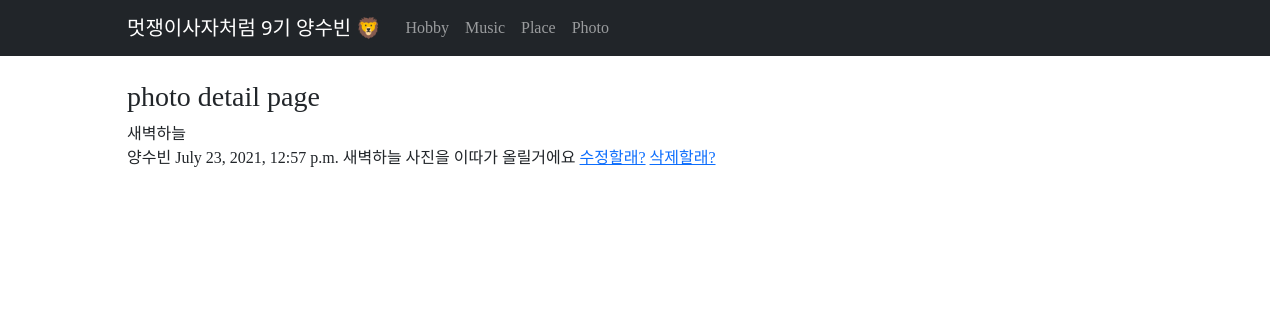
Before: /1 with the older database file.
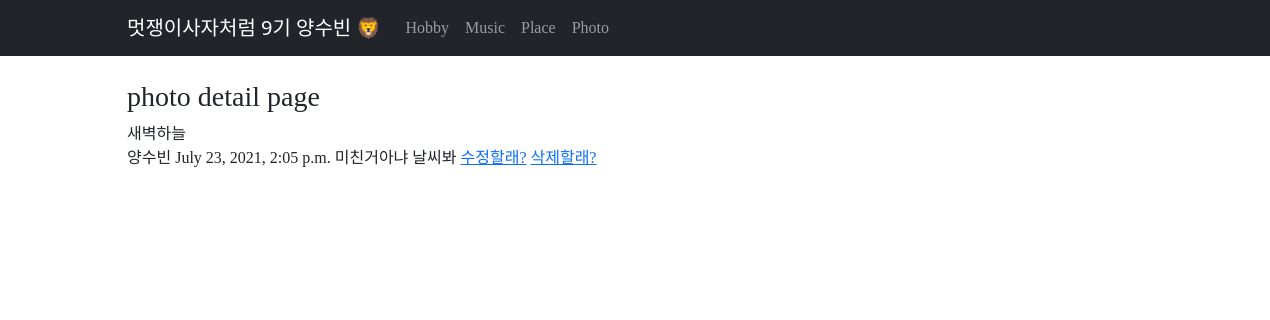
After: the same page with the newer database file.
### subin/models.py (models this page shows, shortened)
class Photo(models.Model):
    title = models.CharField(max_length=200)
    writer = models.CharField(max_length=100)
    pub_date = models.DateTimeField()
    body = models.TextField()

### subin/views.py (the view)
# urls.py: path('<str:id>', views.detail, name="detail"),
def detail(request, id):
    photo = get_object_or_404(Photo, pk=id)
    return render(request, "detail.html", {'photo':photo})

### subin/templates/detail.html
{% extends 'base.html' %}
{% block contents %}
<h3>photo detail page</h3>
    {{photo.title}} <br>
    {{photo.writer}}
    {{photo.pub_date}}
    {{photo.body}}
    <a href="{% url 'edit' photo.id %}">수정할래?</a>
    <a href="{% url 'delete' photo.id %}">삭제할래?</a>
{% endblock %}

Changed rows visible on the page:
changed Photo "새벽하늘": pub_date "July 23, 2021, 12:57 p.m." → "July 23, 2021, 2:05 p.m."; body "새벽하늘 사진을 이따가 올릴거에요" → "미친거아냐 날씨봐"
